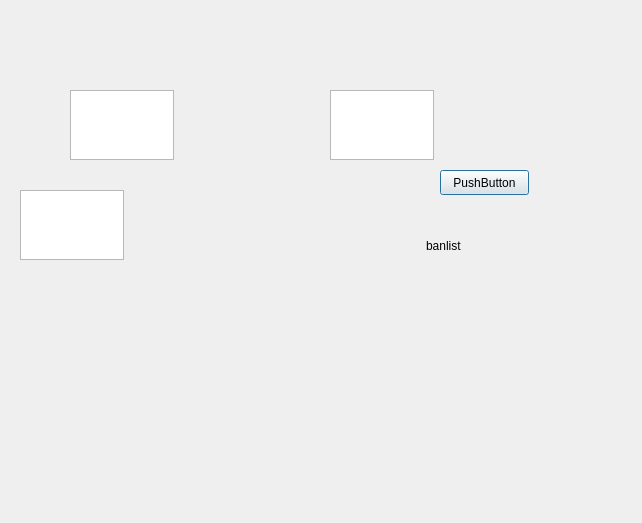
<?xml version="1.0" encoding="UTF-8"?>
<ui version="4.0">
 <class>FoodList</class>
 <widget class="QDialog" name="FoodList">
  <property name="geometry">
   <rect>
    <x>0</x>
    <y>0</y>
    <width>642</width>
    <height>523</height>
   </rect>
  </property>
  <property name="windowTitle">
   <string>Dialog</string>
  </property>
  <widget class="QPushButton" name="pushButton">
   <property name="geometry">
    <rect>
     <x>440</x>
     <y>170</y>
     <width>89</width>
     <height>25</height>
    </rect>
   </property>
   <property name="text">
    <string>PushButton</string>
   </property>
  </widget>
  <widget class="QLabel" name="label">
   <property name="geometry">
    <rect>
     <x>426</x>
     <y>230</y>
     <width>81</width>
     <height>31</height>
    </rect>
   </property>
   <property name="text">
    <string>banlist</string>
   </property>
  </widget>
  <widget class="QTextEdit" name="textEdit">
   <property name="geometry">
    <rect>
     <x>70</x>
     <y>90</y>
     <width>104</width>
     <height>70</height>
    </rect>
   </property>
  </widget>
  <widget class="QTextEdit" name="textEdit_2">
   <property name="geometry">
    <rect>
     <x>20</x>
     <y>190</y>
     <width>104</width>
     <height>70</height>
    </rect>
   </property>
  </widget>
  <widget class="QTextEdit" name="textEdit_3">
   <property name="geometry">
    <rect>
     <x>330</x>
     <y>90</y>
     <width>104</width>
     <height>70</height>
    </rect>
   </property>
  </widget>
 </widget>
 <resources/>
 <connections/>
</ui>
